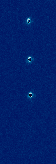
#> input picture Задача 2_ Классификация ионов/images/00ea7024-ed52-4389-9605-84c980e57140.png, 56 x 164 px; its folder holds only this picture in this run
$ jupyter execute Solution.ipynb   (older library calls are emulated)
#> lines starting #> are read from the running program, lines starting #| are printed output that depends on the picture; after the words box and inside, x2 and y2 are one past the last pixel; in counts of white or black regions, pixels touching at a corner belong together
[cell 1]
import cv2 as cv
import numpy as np
from matplotlib import pyplot as plt
import sys
import os
import yaml
path = 'images'
images = list(os.listdir(f'{path}'))

[cell 2]
vectors = np.ndarray((1020,164))
for image in range(len(images)):
    img = cv.imread(f'{path}/{images[image]}', cv.IMREAD_GRAYSCALE)
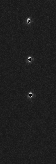
#> img: shape (164, 56); min 0, max 232, mean 30.3
    assert img is not None, "file could not be read, check with os.path.exists()"
    img = cv.medianBlur(img,7)
    th = cv.adaptiveThreshold(img,255,cv.ADAPTIVE_THRESH_MEAN_C,\
                cv.THRESH_BINARY,11,-3)
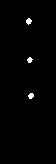
#> th: shape (164, 56); 0.86% white; 3 white regions, box (x1, y1, x2, y2) and area: (26, 18, 32, 25) 28, (28, 93, 34, 99) 27, (27, 57, 33, 63) 24
    titles = ['Original Image',
                'Adaptive Mean Thresholding + Convolution']
    imgs = [img, th]
    #for i in range(2):
    imgs[1] = imgs[1] @ np.ones(np.transpose(imgs[1]).shape)
        # [5 lines of commented-out code are left out]
    flag = 0
    vector = []
    for i in range (164):
        if imgs[1][i][82] == 0:
            vector.append(0)
        else:
            vector.append(1)
#> after the loop, vector = 164 values, max 1 at index 18, min 0 at index 0, mean 0.116
    vectors[image] = vector
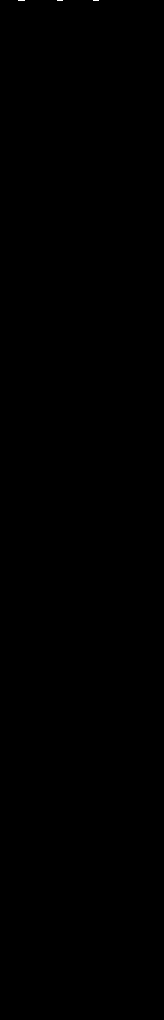
#> vectors: shape (1020, 164) float64; values 0 (black) and 1 (white), 0.01% white in thin lines or dots, all inside (x1, y1, x2, y2) = (18, 0, 99, 1)

[cell 3]
vectors.shape
#> Out = (1020, 164)

[cell 4]
flag = 0
for i in range(1020):
        for j in range (164):
            if vectors[i][j] != False:
                flag+=1
print (flag)

[cell 5]
values = vectors.sum(axis = 0)
#> values has the same summary as vector
values.astype(int)
#> Out has the same summary as vector

[cell 6]
plot1 = plt.plot(np.arange(164),values)
#> plot1 = 1 item
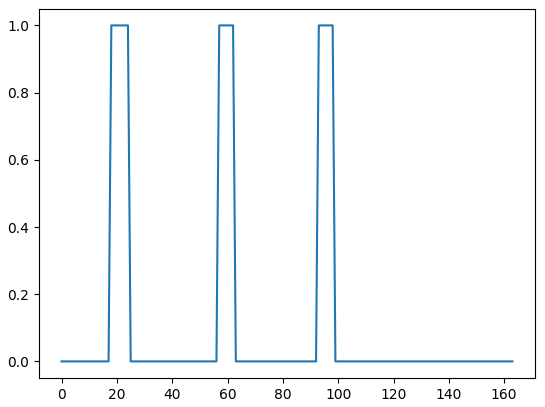
#> figure drawn by matplotlib, 1 panel; curve peaks at x = 18, y = 1

[cell 7]
centres = [21, 61, 94, 134]
final_vectors = np.ndarray((1020,4))
for image in range (len(images)):
    vector = [0,0,0,0]
    for i in range(4):
        flag = 0
        for k in range (-4, 5):
            if values[centres[i]+k] * vectors [image][centres[i]+k] > 800:
                flag = 1
            else:
                continue
        if flag == 0:
            vector[i] = 0
        else:
            vector [i] = 1
    final_vectors[image] = vector

[cell 8]
final_vectors

[cell 9]
import pandas as pd
column=['Filename','Qubit 1 state', 'Qubit 2 state', 'Qubit 3 state', 'Qubit 4 state']

[cell 10]
data = []
for i in range (len(images)):
    data.append([images[i], final_vectors[i][0],final_vectors[i][1],final_vectors[i][2],final_vectors[i][3]])

$ run again, on Задача 2_ Классификация ионов/images/07bb3fe4-6709-45db-8a9a-f299973b209e.png
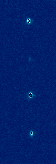
#> input picture Задача 2_ Классификация ионов/images/07bb3fe4-6709-45db-8a9a-f299973b209e.png, 56 x 164 px
#> `th = cv.adaptiveThreshold(img,255,cv.ADAPTIVE_THRESH_MEAN_C,\ cv.THRES..`:
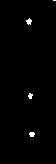
#> th: shape (164, 56); 0.81% white; 4 white regions (1 under 20 px), largest, box (x1, y1, x2, y2) and area: (26, 18, 32, 25) 26, (29, 132, 35, 137) 24, (28, 93, 33, 99) 21
#> after the loop `for i in range (164):`: vector = 164 values, max 1 at index 0, min 0 at index 1, mean 0.116
#> vectors: shape (1020, 164) float64; values 0 (black) and 1 (white), 0.01% white in thin lines or dots, all inside (x1, y1, x2, y2) = (0, 0, 137, 1)
#> values has the same summary as vector
#> `values.astype(int)`: Out has the same summary as vector
#> plot1 = 1 item
#> `[cell 6] plot1 = plt.plot(np.arange(164),values)`:
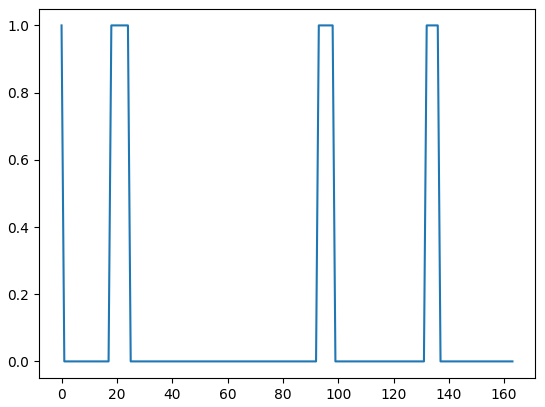
#> figure drawn by matplotlib, 1 panel; curve peaks at x = 0, y = 1

$ run again, on Задача 2_ Классификация ионов/images/07be0b36-3611-4d67-bb66-3079ddd4d95c.png
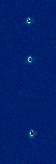
#> input picture Задача 2_ Классификация ионов/images/07be0b36-3611-4d67-bb66-3079ddd4d95c.png, 56 x 164 px
#> `th = cv.adaptiveThreshold(img,255,cv.ADAPTIVE_THRESH_MEAN_C,\ cv.THRES..`:
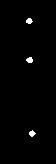
#> th: shape (164, 56); 1% white; 3 white regions, box (x1, y1, x2, y2) and area: (26, 57, 33, 63) 32, (26, 18, 33, 24) 30, (29, 130, 36, 137) 30
#> after the loop `for i in range (164):`: vector = 164 values, max 1 at index 18, min 0 at index 0, mean 0.116
#> vectors: shape (1020, 164) float64; values 0 (black) and 1 (white), 0.01% white in thin lines or dots, all inside (x1, y1, x2, y2) = (18, 0, 137, 1)
#> values has the same summary as vector
#> `values.astype(int)`: Out has the same summary as vector
#> plot1 = 1 item
#> `[cell 6] plot1 = plt.plot(np.arange(164),values)`:
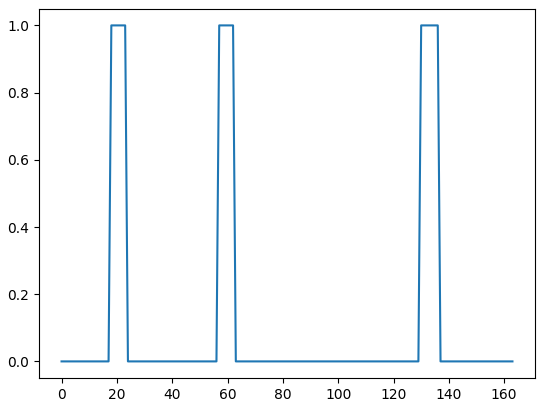
#> figure drawn by matplotlib, 1 panel; curve peaks at x = 18, y = 1

$ run again, on Задача 2_ Классификация ионов/images/0a0a423e-a44f-43e3-b034-2a8d8ba8d2ce.png
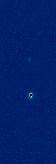
#> input picture Задача 2_ Классификация ионов/images/0a0a423e-a44f-43e3-b034-2a8d8ba8d2ce.png, 56 x 164 px
#> `img = cv.imread(f'{path}/{images[image]}', cv.IMREAD_GRAYSCALE)`:
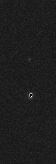
#> img: shape (164, 56); min 1, max 255, mean 29.8
#> th: shape (164, 56); 0.26% white; 1 white region, box (x1, y1, x2, y2) and area: (28, 93, 34, 99) 24
#> after the loop `for i in range (164):`: vector = 164 values, max 1 at index 93, min 0 at index 0, mean 0.0366
#> vectors: shape (1020, 164) float64; values 0 (black) and 1 (white), 0% white in thin lines or dots, all inside (x1, y1, x2, y2) = (93, 0, 99, 1)
#> values has the same summary as vector
#> `values.astype(int)`: Out has the same summary as vector
#> plot1 = 1 item
#> `[cell 6] plot1 = plt.plot(np.arange(164),values)`:
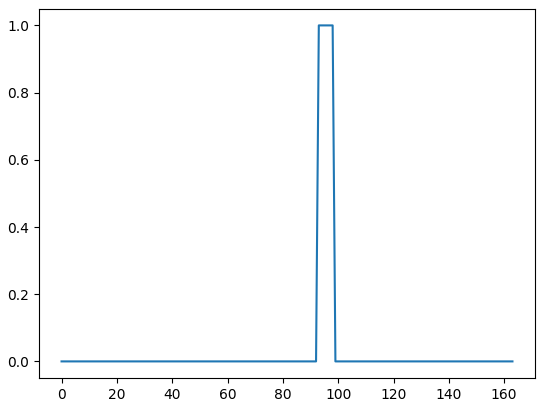
#> figure drawn by matplotlib, 1 panel; curve peaks at x = 93, y = 1

$ run again, on Задача 2_ Классификация ионов/images/05814ff3-ad6e-4034-bb16-21cfc9fadc3c.png
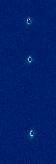
#> input picture Задача 2_ Классификация ионов/images/05814ff3-ad6e-4034-bb16-21cfc9fadc3c.png, 56 x 164 px
#> th: shape (164, 56); 0.93% white; 3 white regions, box (x1, y1, x2, y2) and area: (29, 130, 35, 139) 34, (26, 57, 32, 64) 30, (27, 17, 31, 26) 21
#> after the loop `for i in range (164):`: vector = 164 values, max 1 at index 17, min 0 at index 0, mean 0.152
#> vectors: shape (1020, 164) float64; values 0 (black) and 1 (white), 0.01% white in thin lines or dots, all inside (x1, y1, x2, y2) = (17, 0, 139, 1)
#> values has the same summary as vector
#> `values.astype(int)`: Out has the same summary as vector
#> plot1 = 1 item
#> `[cell 6] plot1 = plt.plot(np.arange(164),values)`:
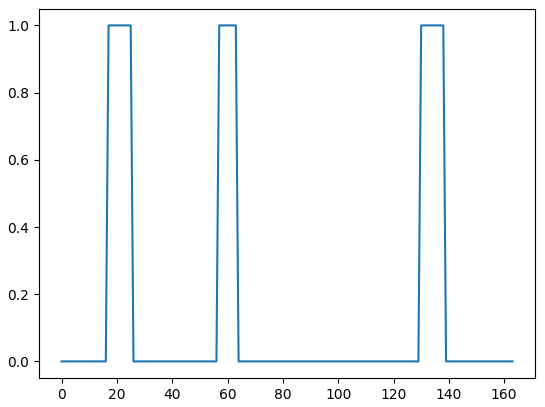
#> figure drawn by matplotlib, 1 panel; curve peaks at x = 17, y = 1
